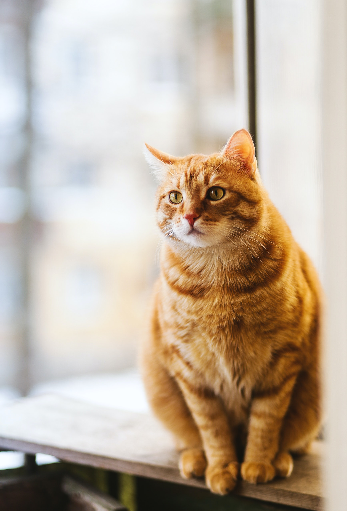
#> input picture Original Input Images/Chapter 3/image.jpg, 347 x 511 px, found by its file name
$ python 'Otsu'"'"'s thresholdoing.py'
#> lines starting #> are read from the running program, lines starting #| are printed output that depends on the picture; after the words box and inside, x2 and y2 are one past the last pixel; in counts of white or black regions, pixels touching at a corner belong together
import cv2
import matplotlib.pyplot as plt

image = cv2.imread('image.jpg', 0)
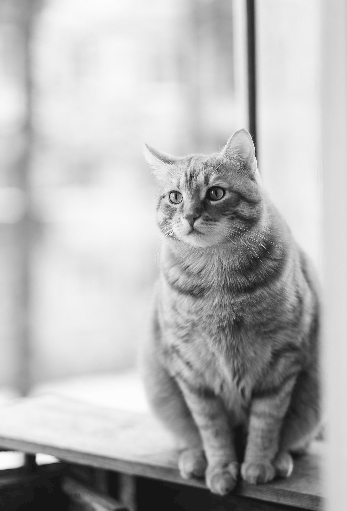
#> image: shape (511, 347); min 0, max 253, mean 181.1
# Apply simple thresholding with a threshold value of 127
_, thresholded_image_simple = cv2.threshold(image, 127, 255, cv2.THRESH_BINARY)
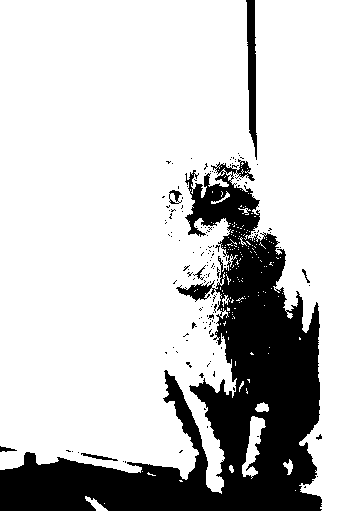
#> thresholded_image_simple: shape (511, 347); 78.3% white; 154 black regions (147 under 20 px), largest, box (x1, y1, x2, y2) and area: (0, 159, 322, 511) 36664, (246, 0, 257, 160) 1103, (81, 453, 118, 461) 95

# Apply Otsu's thresholding
retval, thresholded_image_otsu = cv2.threshold(image, 0, 255, cv2.THRESH_BINARY + cv2.THRESH_OTSU)
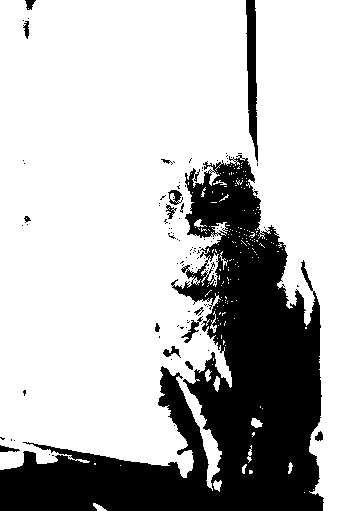
#> thresholded_image_otsu: shape (511, 347); 73.8% white; 103 black regions (88 under 20 px), largest, box (x1, y1, x2, y2) and area: (0, 155, 324, 511) 44052, (246, 0, 258, 162) 1265, (181, 316, 203, 343) 151
#> retval = 149

# Display the original, simple thresholding, and Otsu's thresholding results
plt.subplot(131), plt.imshow(image, cmap='gray')
plt.title('Original Image'), plt.xticks([]), plt.yticks([])
plt.subplot(132), plt.imshow(thresholded_image_simple, cmap='gray')
plt.title('Simple Thresholding'), plt.xticks([]), plt.yticks([])
plt.subplot(133), plt.imshow(thresholded_image_otsu, cmap='gray')
plt.title("Otsu's Thresholding"), plt.xticks([]), plt.yticks([])

plt.tight_layout()
plt.show()
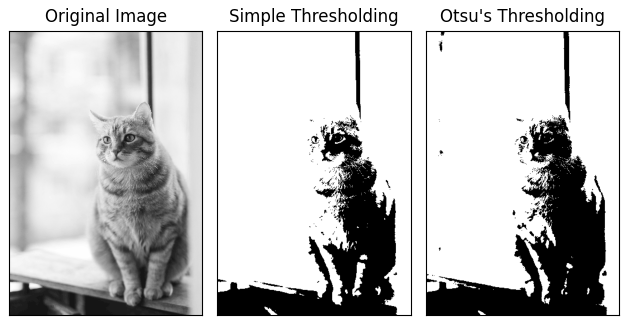
#> figure drawn by matplotlib, 3 panels
